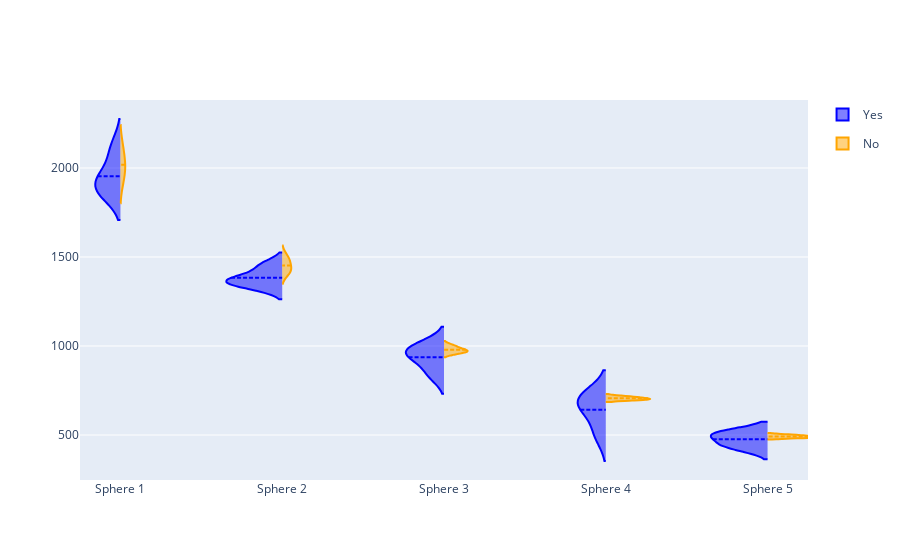

Write notebook code for a chart like this one.
### Code cell
import plotly.graph_objects as go

import pandas as pd

fig = go.Figure()

df1 = pd.DataFrame({
    'T1 (ms)': np.concatenate([estimate_1_inter, estimate_2_inter,  estimate_3_inter, estimate_4_inter, estimate_5_inter]),
    'Group': ['Sphere 1'] * len(estimate_1_inter) + ['Sphere 2'] * len(estimate_2_inter) + ['Sphere 3'] * len(estimate_3_inter) + ['Sphere 4'] * len(estimate_4_inter) + ['Sphere 5'] * len(estimate_5_inter), 
    'Type': ['Inter'] * len(estimate_1_inter)  + ['Inter'] * len(estimate_2_inter)  + ['Inter'] * len(estimate_3_inter) + ['Inter'] * len(estimate_4_inter) + ['Inter'] * len(estimate_5_inter) ,
    '':  ['Sphere 1'] * len(estimate_1_inter) + ['Sphere 2'] * len(estimate_2_inter) + ['Sphere 3'] * len(estimate_3_inter) + ['Sphere 4'] * len(estimate_4_inter) + ['Sphere 5'] * len(estimate_5_inter), 
})

df2 = pd.DataFrame({
    'T1 (ms)': np.concatenate([estimate_1_intra, estimate_2_intra,  estimate_3_intra, estimate_4_intra, estimate_5_intra]),
    'Group': ['Sphere 1'] * len(estimate_1_intra) + ['Sphere 2'] * len(estimate_2_intra) + ['Sphere 3'] * len(estimate_3_intra) + ['Sphere 4'] * len(estimate_4_intra) + ['Sphere 5'] * len(estimate_5_intra), 
    'Type': ['Inter'] * len(estimate_1_intra)  + ['Inter'] * len(estimate_2_intra)  + ['Inter'] * len(estimate_3_intra) + ['Inter'] * len(estimate_4_intra) + ['Inter'] * len(estimate_5_intra) ,
    '':  ['Sphere 1'] * len(estimate_1_intra) + ['Sphere 2'] * len(estimate_2_intra) + ['Sphere 3'] * len(estimate_3_intra) + ['Sphere 4'] * len(estimate_4_intra) + ['Sphere 5'] * len(estimate_5_intra), 
})

fig.add_trace(go.Violin(x=df1['Group'],
                        y=df1['T1 (ms)'],
                        legendgroup='Yes', scalegroup='Yes', name='Yes',
                        side='negative',
                        line_color='blue')
             )
fig.add_trace(go.Violin(x=df2['Group'],
                        y=df2['T1 (ms)'],
                        legendgroup='No', scalegroup='No', name='No',
                        side='positive',
                        line_color='orange')
             )
fig.update_traces(meanline_visible=True)
fig.update_layout(violingap=0, violinmode='overlay')
fig.show()

### Figure 1 — Plotly figure (JSON) as saved in the notebook; plotly's stock layout.template omitted (floating-point values rounded to 4 significant figures)
{"data": [{"legendgroup": "Yes", "line": {"color": "blue"}, "meanline": {"visible": true}, "name": "Yes", "scalegroup": "Yes", "side": "negative", "type": "violin", "x": ["Sphere 1", "Sphere 1", "Sphere 1", "Sphere 1", "Sphere 2", "Sphere 2", "Sphere 2", "Sphere 2", "Sphere 3", "Sphere 3", "Sphere 3", "Sphere 3", "Sphere 4", "Sphere 4", "Sphere 4", "Sphere 4", "Sphere 5", "Sphere 5", "Sphere 5", "Sphere 5"], "y": [1877.0, 2105.0, 1885.0, 1948.0, 1336.0, 1453.0, 1375.0, 1368.0, 938.3, 998.5, 969.3, 841.4, 646.4, 712.4, 701.1, 506.1, 458.8, 510.4, 509.2, 428.0]}, {"legendgroup": "No", "line": {"color": "orange"}, "meanline": {"visible": true}, "name": "No", "scalegroup": "No", "side": "positive", "type": "violin", "x": ["Sphere 1", "Sphere 1", "Sphere 1", "Sphere 1", "Sphere 2", "Sphere 2", "Sphere 2", "Sphere 2", "Sphere 3", "Sphere 3", "Sphere 3", "Sphere 3", "Sphere 4", "Sphere 4", "Sphere 4", "Sphere 4", "Sphere 5", "Sphere 5", "Sphere 5", "Sphere 5"], "y": [2116.0, 2030.0, 2000.0, 1927.0, 1501.0, 1467.0, 1428.0, 1413.0, 1001.0, 979.9, 968.8, 963.8, 716.9, 708.0, 700.0, 698.7, 500.6, 492.7, 485.7, 487.1]}], "layout": {"autosize": true, "violingap": 0, "violinmode": "overlay", "xaxis": {"autorange": true, "range": [-0.25, 4.25], "type": "category"}, "yaxis": {"autorange": true, "range": [247.3, 2382.0], "type": "linear"}}}
